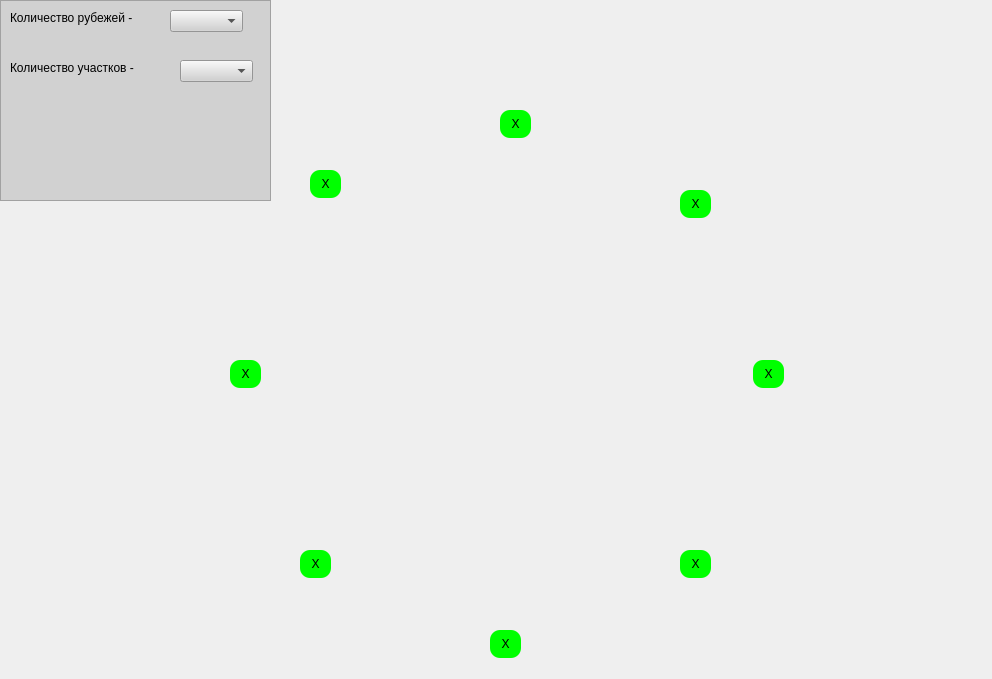
<?xml version="1.0" encoding="UTF-8"?>
<ui version="4.0">
 <class>MainWindow</class>
 <widget class="QMainWindow" name="MainWindow">
  <property name="geometry">
   <rect>
    <x>0</x>
    <y>0</y>
    <width>992</width>
    <height>679</height>
   </rect>
  </property>
  <property name="windowTitle">
   <string>MainWindow</string>
  </property>
  <widget class="QWidget" name="centralwidget">
   <widget class="QLabel" name="label">
    <property name="geometry">
     <rect>
      <x>0</x>
      <y>-10</y>
      <width>1000</width>
      <height>691</height>
     </rect>
    </property>
    <property name="text">
     <string/>
    </property>
    <property name="pixmap">
     <pixmap>back_2.jpg</pixmap>
    </property>
   </widget>
   <widget class="QLabel" name="label_2">
    <property name="geometry">
     <rect>
      <x>4</x>
      <y>110</y>
      <width>991</width>
      <height>611</height>
     </rect>
    </property>
    <property name="text">
     <string/>
    </property>
    <property name="pixmap">
     <pixmap>3.png</pixmap>
    </property>
   </widget>
   <widget class="QPushButton" name="pushRub_3">
    <property name="geometry">
     <rect>
      <x>500</x>
      <y>110</y>
      <width>31</width>
      <height>28</height>
     </rect>
    </property>
    <property name="styleSheet">
     <string notr="true">border-radius: 10px;
background-color: rgb(0, 255, 0);</string>
    </property>
    <property name="text">
     <string>X</string>
    </property>
   </widget>
   <widget class="QPushButton" name="pushRub_2">
    <property name="geometry">
     <rect>
      <x>680</x>
      <y>190</y>
      <width>31</width>
      <height>28</height>
     </rect>
    </property>
    <property name="styleSheet">
     <string notr="true">border-radius: 10px;
background-color: rgb(0, 255, 0);</string>
    </property>
    <property name="text">
     <string>X</string>
    </property>
   </widget>
   <widget class="QPushButton" name="pushRub_1">
    <property name="geometry">
     <rect>
      <x>753</x>
      <y>360</y>
      <width>31</width>
      <height>28</height>
     </rect>
    </property>
    <property name="styleSheet">
     <string notr="true">border-radius: 10px;
background-color: rgb(0, 255, 0);</string>
    </property>
    <property name="text">
     <string>X</string>
    </property>
   </widget>
   <widget class="QPushButton" name="pushRub_4">
    <property name="geometry">
     <rect>
      <x>310</x>
      <y>170</y>
      <width>31</width>
      <height>28</height>
     </rect>
    </property>
    <property name="styleSheet">
     <string notr="true">border-radius: 10px;
background-color: rgb(0, 255, 0);</string>
    </property>
    <property name="text">
     <string>X</string>
    </property>
   </widget>
   <widget class="QPushButton" name="pushRub_5">
    <property name="geometry">
     <rect>
      <x>230</x>
      <y>360</y>
      <width>31</width>
      <height>28</height>
     </rect>
    </property>
    <property name="styleSheet">
     <string notr="true">border-radius: 10px;
background-color: rgb(0, 255, 0);</string>
    </property>
    <property name="text">
     <string>X</string>
    </property>
   </widget>
   <widget class="QPushButton" name="pushRub_6">
    <property name="geometry">
     <rect>
      <x>300</x>
      <y>550</y>
      <width>31</width>
      <height>28</height>
     </rect>
    </property>
    <property name="styleSheet">
     <string notr="true">border-radius: 10px;
background-color: rgb(0, 255, 0);</string>
    </property>
    <property name="text">
     <string>X</string>
    </property>
   </widget>
   <widget class="QPushButton" name="pushRub_7">
    <property name="geometry">
     <rect>
      <x>490</x>
      <y>630</y>
      <width>31</width>
      <height>28</height>
     </rect>
    </property>
    <property name="styleSheet">
     <string notr="true">border-radius: 10px;
background-color: rgb(0, 255, 0);</string>
    </property>
    <property name="text">
     <string>X</string>
    </property>
   </widget>
   <widget class="QPushButton" name="pushRub_8">
    <property name="geometry">
     <rect>
      <x>680</x>
      <y>550</y>
      <width>31</width>
      <height>28</height>
     </rect>
    </property>
    <property name="styleSheet">
     <string notr="true">border-radius: 10px;
background-color: rgb(0, 255, 0);</string>
    </property>
    <property name="text">
     <string>X</string>
    </property>
   </widget>
   <widget class="QFrame" name="frame">
    <property name="geometry">
     <rect>
      <x>0</x>
      <y>0</y>
      <width>271</width>
      <height>201</height>
     </rect>
    </property>
    <property name="styleSheet">
     <string notr="true">background-color: rgb(209, 209, 209);
font: 9pt &quot;MS Shell Dlg 2&quot;;</string>
    </property>
    <property name="frameShape">
     <enum>QFrame::StyledPanel</enum>
    </property>
    <property name="frameShadow">
     <enum>QFrame::Raised</enum>
    </property>
    <widget class="QLabel" name="label_3">
     <property name="geometry">
      <rect>
       <x>10</x>
       <y>10</y>
       <width>161</width>
       <height>16</height>
      </rect>
     </property>
     <property name="text">
      <string>Количество рубежей -</string>
     </property>
    </widget>
    <widget class="QComboBox" name="comboBox">
     <property name="geometry">
      <rect>
       <x>170</x>
       <y>10</y>
       <width>73</width>
       <height>22</height>
      </rect>
     </property>
    </widget>
    <widget class="QLabel" name="label_4">
     <property name="geometry">
      <rect>
       <x>10</x>
       <y>60</y>
       <width>161</width>
       <height>16</height>
      </rect>
     </property>
     <property name="text">
      <string>Количество участков -</string>
     </property>
    </widget>
    <widget class="QComboBox" name="comboBox_2">
     <property name="geometry">
      <rect>
       <x>180</x>
       <y>60</y>
       <width>73</width>
       <height>22</height>
      </rect>
     </property>
    </widget>
   </widget>
  </widget>
 </widget>
 <resources/>
 <connections/>
</ui>
